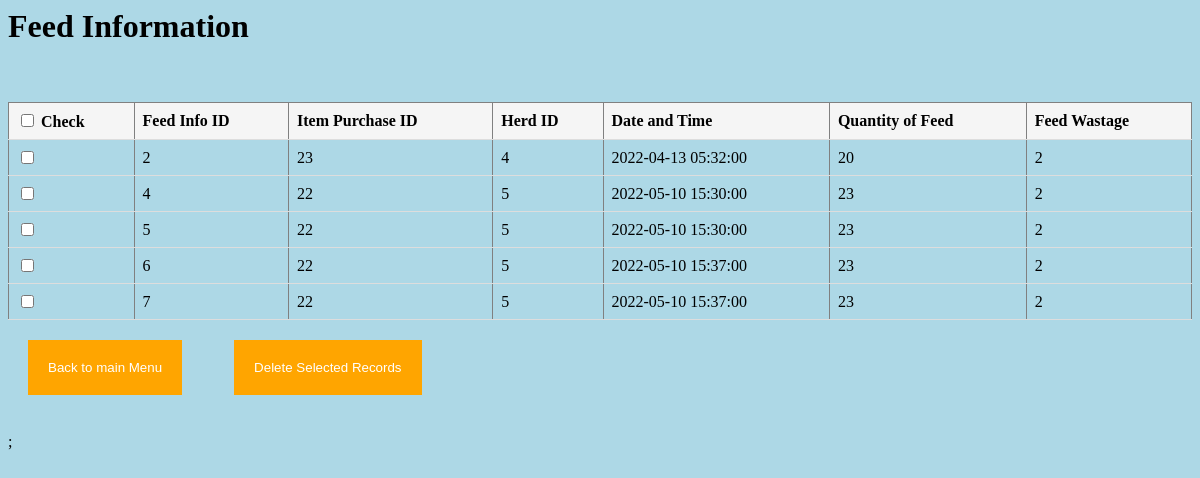
Screenshot of /Feed/DelFeedInfo.php with the database file from the repository.
### tables this page shows
CREATE TABLE `FeedInfo` (
  `FeedInfoID` int(11) NOT NULL,
  `ID` int(11) NOT NULL,
  `HerdID` int(11) NOT NULL,
  `Date_Time` datetime NOT NULL,
  `Quantity` int(11) NOT NULL,
  `Waste` int(11) NOT NULL
);

### Feed/DelFeedInfo.php (the view, shortened to what this page needs)
<?php include '../dbconnect.php'; ?>
<div class='container'>
<h1>Feed Information</h1>
<br><br>
<form method='post' action=''>
   <table border='1' style='border-collapse: collapse;' >
     <tr style='background: whitesmoke;'>
       <th><input type='checkbox' TreatmentID='checkAll' > Check</th>
         <th>Feed Info ID</th>
         <th>Item Purchase ID</th>
         <th>Herd ID</th>
         <th>Date and Time</th>
         <th>Quantity of Feed</th>
         <th>Feed Wastage</th>
     </tr>
     <?php
     $query = "SELECT * FROM FeedInfo";
     $result = mysqli_query($con,$query);
     while($row = mysqli_fetch_array($result) ){
       $FeedInfoID = $row['FeedInfoID'];
       $ID = $row['ID'];
       $HerdID = $row['HerdID'];
       $Date_Time = $row['Date_Time'];
       $Quantity = $row['Quantity'];
       $Waste = $row['Waste'];
     ?>
       <tr>
         <td><input type='checkbox' name='update[]' value='<?= $FeedInfoID ?>' ></td>
         <td><?= $FeedInfoID ?></td>
         <td><?= $ID ?></td>
         <td><?= $HerdID ?></td>
         <td><?= $Date_Time ?></td>
         <td><?= $Quantity ?></td>
         <td><?= $Waste ?></td>
       </tr>
     <?php
     }
     ?>
   </table>
   <input type='submit' value='Back to main Menu' name='Main' >&nbsp;&nbsp;
    <input type='submit' value='Delete Selected Records' name='but_update'>&nbsp;&nbsp;<br><br>;
 </form>
</div>

### Feed/DelFeedInfo.php (style rules this page uses)
table { border-collapse: collapse; width: 100%; }
th, td { padding: 8px; text-align: left; border-bottom: 1px solid #ddd; }
input[type= submit] { background-color: orange; border: none; text-decoration: none; color: white; padding: 20px 20px; margin: 20px 20px; cursor: pointer; }

### rows the page displays
feedinfo: FeedInfoID "2", ID "23", HerdID "4", Date_Time "2022-04-13 05:32:00", Quantity "20", Waste "2"
feedinfo: FeedInfoID "4", ID "22", HerdID "5", Date_Time "2022-05-10 15:30:00", Quantity "23", Waste "2"
feedinfo: FeedInfoID "5", ID "22", HerdID "5", Date_Time "2022-05-10 15:30:00", Quantity "23", Waste "2"
feedinfo: FeedInfoID "6", ID "22", HerdID "5", Date_Time "2022-05-10 15:37:00", Quantity "23", Waste "2"
feedinfo: FeedInfoID "7", ID "22", HerdID "5", Date_Time "2022-05-10 15:37:00", Quantity "23", Waste "2"
